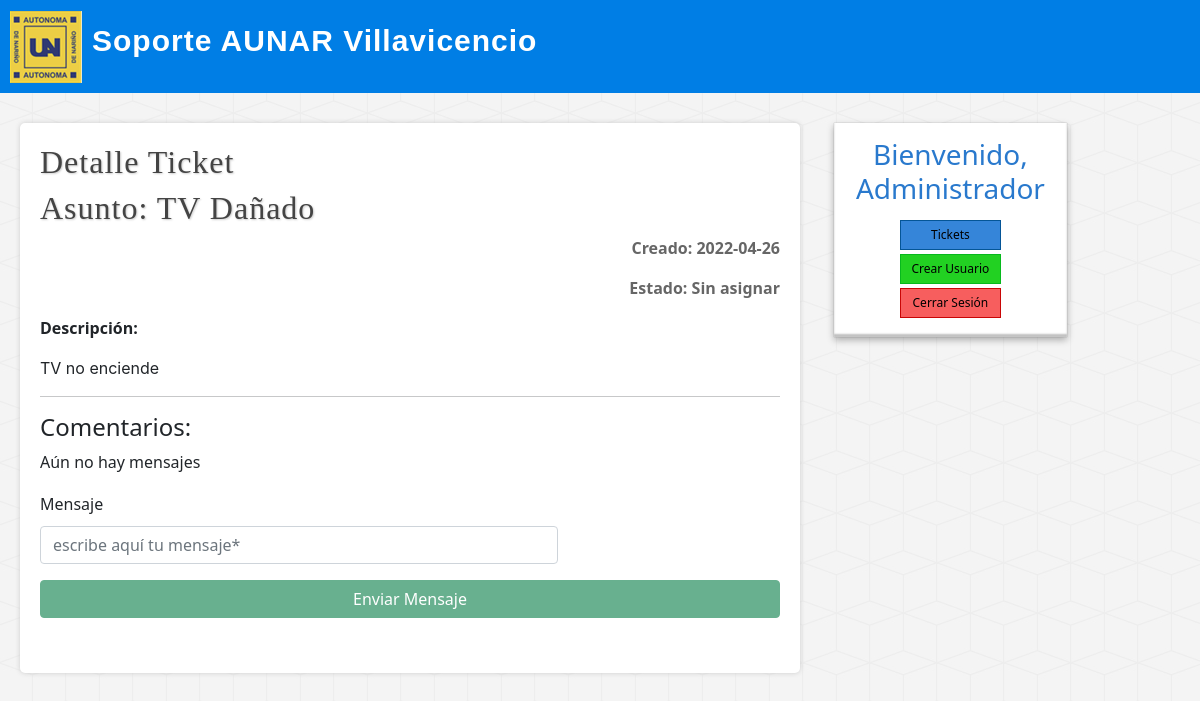
Page /detalle_ticket.php?id=2 (signed in) on the committed database.
### tables this page shows
CREATE TABLE `tickets` (
  `id` int(255) NOT NULL,
  `usuario_id` int(255) NOT NULL,
  `categoria_incidente_id` int(5) NOT NULL,
  `asunto` varchar(255) NOT NULL,
  `descripcion` mediumtext NOT NULL,
  `id_nivel_urgencia` int(5) NOT NULL,
  `id_departamento_soporte` int(5) NOT NULL,
  `id_calificacion` int(5) DEFAULT NULL,
  `id_estado_ticket` int(8) NOT NULL,
  `fecha_creacion` date NOT NULL,
  `fecha_cierre` date DEFAULT NULL
);

CREATE TABLE `estado_ticket` (
  `id` int(8) NOT NULL,
  `descripcion` varchar(255) NOT NULL
);

### detalle_ticket.php (the view)
<?php require_once("includes/cabecera.php")?>
<?php require_once("includes/lateral.php") ?>
<div id="principal">
            <?php
                $tickets = llamarTickets($db,$_GET["id"]);
                if(!empty($tickets) && mysqli_num_rows($tickets)==1):
                    $ticket = mysqli_fetch_assoc($tickets)
            ?>
                            <h1>Asunto: <span><?=$ticket['asunto']?></span></h1>
                            <p class="subtitulo-ticket-individual">Creado: <?=$ticket['fecha_creacion']?></span>
                            <p class="subtitulo-ticket-individual">Estado: <?=$ticket['estado']?></span>
                            <p style="font-weight: bold;">Descripción:</p>
                            <p class="descripcion-ticket"><?=$ticket["descripcion"]?></p>
                <hr>
                            <h4>Comentarios:</h4>
                            <div id="datos-chat" class="mb-3">Aún no hay mensajes</div>
                            <form method="POST" action="chat.php">
                            <div class="mb-3">
                            <label for="exampleFormControlTextarea1" class="form-label">Mensaje</label>
                            <input type="text" class="form-control" name="mensaje" id="exampleFormControlTextarea1" rows="3" placeholder="escribe aquí tu mensaje*" required="required">
                            </div>
                            <div class="d-grid">
                                <button type="submit" name="enviar" class="btn btn-success" disabled="disabled">Enviar Mensaje</button>
                            </div>
                            </form>
            <?php
            else:
            ?>
            <div class="alerta alerta-error">Este ticket no existe o fue eliminado!</div>
            <?php endif;?>
</div>
<?php require_once("includes/pie.php")?>

### assets/css/style.css (style rules this page uses)
body { background: url(../img/cubes.png) #f4f4f4; font-family: Roboto, -apple-system, BlinkMacSystemFont, "Segoe UI", Roboto, Oxygen, Ubuntu, Cantarell, "Open Sans", "Helvetica Neue", sans-serif; }
#principal { float: left; width: 65%; min-height: 550px; background: white; border-radius: 5px; box-shadow: 0px 0px 5px #ccc; margin-left: 20px; overflow: hidden; padding: 20px; }
#principal h1 { font-size: 32px; color: #444; letter-spacing: 1px; text-shadow: 1px 1px 2px #ccc; font-family: "falajala"; }
#principal p { margin-top: 8px; }
label,input[type="text"], input[type="email"], input[type="password"] { display: block; width: 70%; margin-top: 2px; margin-bottom: 2px; }
input[type="text"], input[type="email"], input[type="password"] { margin-bottom: 15px; }
.subtitulo-ticket-individual { text-align: right; font-weight: bold; color: #666; }
.descripcion-ticket { font-family: Oxygen, -apple-system, BlinkMacSystemFont, "Segoe UI", Roboto, Oxygen, Ubuntu, Cantarell, "Open Sans", "Helvetica Neue", sans-serif; margin-top: 20px; text-align: justify; }

### rows in the picture
tickets: asunto "TV Dañado", fecha_creacion "2022-04-26", id_estado_ticket.descripcion "Sin asignar", descripcion "TV no enciende"

### other values in the picture
$_SESSION['usuario']['nombre'] "Administrador"
